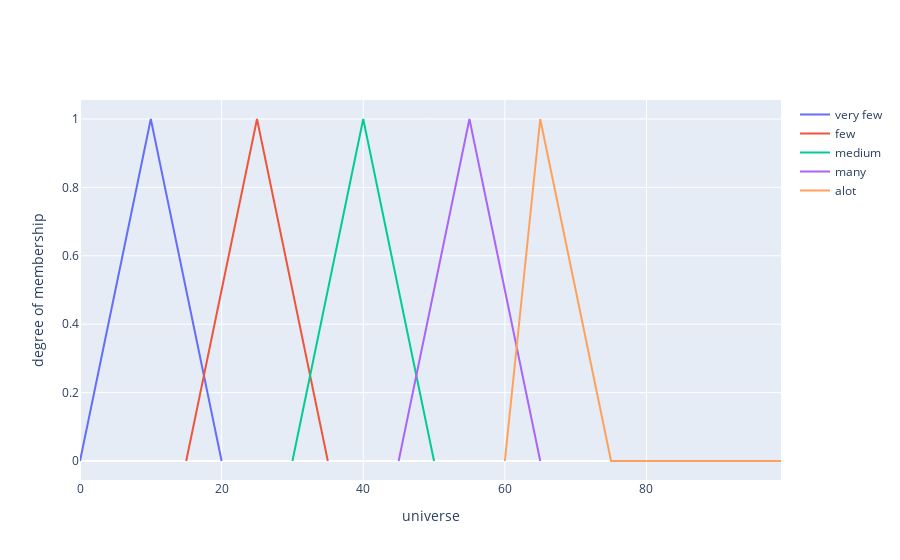

Here is the notebook cell this chart was saved with:
### Markdown cell above
## **📝 Antecedent - Drug Sales over the Past Years**

---

**👉 `Z` is our antecedent and the linguistic variable for the amount of selling drug over the past years in current season.**

> * First we picked up three linguistic values with range `[0, 21), [15, 36), [30, 51), [45, 66) and [60, 101)` from our `universe` for `very_few`, `few`, `medium`, `many` and `alot` respectively for `Z.`
> * Second we used triangular membership function to generate membership degree for each defined fuzzy set (linguistic values).
> * Finally we plotted the line of each fuzzy set using their universe and their corresponding membership degree.

### Code cell
class Z: # linguistic variable
    very_few = None # linguistic value
    few      = None
    medium   = None
    many     = None
    alot     = None
    name     = "sales over the past years"

        

class _range:
    def __init__(self, lingvar, u, m=None):
        self.universe = u
        self.mf       = m
        self.lingvar  = lingvar

        


# ---------------------------------
# setting up universe for each sets
# ---------------------------------


Z.very_few = _range(lingvar="very_few", u=universe[0:21])
Z.few      = _range(lingvar="few", u=universe[15:36])
Z.medium   = _range(lingvar="medium", u=universe[30:51])
Z.many     = _range(lingvar="many", u=universe[45:66])
Z.alot     = _range(lingvar="alot", u=universe[60:101])


# -----------------------------
# generating membership degrees
# -----------------------------


Z.very_few.mf = trimf(Z.very_few.universe, [0, 10, 20])
Z.few.mf      = trimf(Z.few.universe, [15, 25, 35])
Z.medium.mf   = trimf(Z.medium.universe, [30, 40, 50])
Z.many.mf     = trimf(Z.many.universe, [45, 55, 65])
Z.alot.mf     = trimf(Z.alot.universe, [60, 65, 75])



# -----------------------------
# plotting membership functions
# -----------------------------

fig = go.Figure()
fig.add_trace(go.Scatter(x=Z.very_few.universe, y=Z.very_few.mf, mode='lines', name='very few'))
fig.add_trace(go.Scatter(x=Z.few.universe, y=Z.few.mf, mode='lines', name='few'))
fig.add_trace(go.Scatter(x=Z.medium.universe, y=Z.medium.mf, mode='lines', name='medium'))
fig.add_trace(go.Scatter(x=Z.many.universe, y=Z.many.mf, mode='lines', name='many'))
fig.add_trace(go.Scatter(x=Z.alot.universe, y=Z.alot.mf, mode='lines', name='alot'))
fig.update_xaxes(title_text='universe')
fig.update_yaxes(title_text='degree of membership')
fig.show()

### Figure 1 — Plotly figure (JSON) as saved in the notebook; plotly's stock layout.template omitted (floating-point values rounded to 4 significant figures)
{"data": [{"mode": "lines", "name": "very few", "type": "scatter", "x": [0, 1, 2, 3, 4, 5, 6, 7, 8, 9, 10, 11, 12, 13, 14, 15, 16, 17, 18, 19, 20], "y": [0, 0.1, 0.2, 0.3, 0.4, 0.5, 0.6, 0.7, 0.8, 0.9, 1, 0.9, 0.8, 0.7, 0.6, 0.5, 0.4, 0.3, 0.2, 0.1, 0]}, {"mode": "lines", "name": "few", "type": "scatter", "x": [15, 16, 17, 18, 19, 20, 21, 22, 23, 24, 25, 26, 27, 28, 29, 30, 31, 32, 33, 34, 35], "y": [0, 0.1, 0.2, 0.3, 0.4, 0.5, 0.6, 0.7, 0.8, 0.9, 1, 0.9, 0.8, 0.7, 0.6, 0.5, 0.4, 0.3, 0.2, 0.1, 0]}, {"mode": "lines", "name": "medium", "type": "scatter", "x": [30, 31, 32, 33, 34, 35, 36, 37, 38, 39, 40, 41, 42, 43, 44, 45, 46, 47, 48, 49, 50], "y": [0, 0.1, 0.2, 0.3, 0.4, 0.5, 0.6, 0.7, 0.8, 0.9, 1, 0.9, 0.8, 0.7, 0.6, 0.5, 0.4, 0.3, 0.2, 0.1, 0]}, {"mode": "lines", "name": "many", "type": "scatter", "x": [45, 46, 47, 48, 49, 50, 51, 52, 53, 54, 55, 56, 57, 58, 59, 60, 61, 62, 63, 64, 65], "y": [0, 0.1, 0.2, 0.3, 0.4, 0.5, 0.6, 0.7, 0.8, 0.9, 1, 0.9, 0.8, 0.7, 0.6, 0.5, 0.4, 0.3, 0.2, 0.1, 0]}, {"mode": "lines", "name": "alot", "type": "scatter", "x": [60, 61, 62, 63, 64, 65, 66, 67, 68, 69, 70, 71, 72, 73, 74, 75, 76, 77, 78, 79, 80, 81, 82, 83, 84, 85, 86, 87, 88, 89, 90, 91, 92, 93, 94, 95, 96, 97, 98, 99], "y": [0, 0.2, 0.4, 0.6, 0.8, 1, 0.9, 0.8, 0.7, 0.6, 0.5, 0.4, 0.3, 0.2, 0.1, 0, 0, 0, 0, 0, 0, 0, 0, 0, 0, 0, 0, 0, 0, 0, 0, 0, 0, 0, 0, 0, 0, 0, 0, 0]}], "layout": {"xaxis": {"title": {"text": "universe"}}, "yaxis": {"title": {"text": "degree of membership"}}}}
